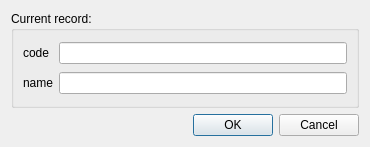
<?xml version="1.0" encoding="UTF-8"?>
<ui version="4.0">
 <class>PositionNewRecordDialog</class>
 <widget class="QDialog" name="PositionNewRecordDialog">
  <property name="geometry">
   <rect>
    <x>0</x>
    <y>0</y>
    <width>370</width>
    <height>147</height>
   </rect>
  </property>
  <property name="windowTitle">
   <string>Dialog</string>
  </property>
  <layout class="QGridLayout" name="gridLayout">
   <item row="0" column="0">
    <widget class="QGroupBox" name="groupBox_6">
     <property name="title">
      <string>Current record:</string>
     </property>
     <layout class="QGridLayout" name="gridLayout_13">
      <item row="0" column="0">
       <widget class="QLabel" name="label_19">
        <property name="text">
         <string>code</string>
        </property>
       </widget>
      </item>
      <item row="0" column="1">
       <widget class="QLineEdit" name="position_code_lineEdit">
        <property name="maxLength">
         <number>6</number>
        </property>
       </widget>
      </item>
      <item row="1" column="0">
       <widget class="QLabel" name="label_20">
        <property name="text">
         <string>name</string>
        </property>
       </widget>
      </item>
      <item row="1" column="1">
       <widget class="QLineEdit" name="position_name_lineEdit">
        <property name="maxLength">
         <number>20</number>
        </property>
       </widget>
      </item>
     </layout>
    </widget>
   </item>
   <item row="1" column="0">
    <widget class="QDialogButtonBox" name="buttonBox">
     <property name="orientation">
      <enum>Qt::Horizontal</enum>
     </property>
     <property name="standardButtons">
      <set>QDialogButtonBox::Cancel|QDialogButtonBox::Ok</set>
     </property>
    </widget>
   </item>
  </layout>
 </widget>
 <resources/>
 <connections>
  <connection>
   <sender>buttonBox</sender>
   <signal>accepted()</signal>
   <receiver>PositionNewRecordDialog</receiver>
   <slot>accept()</slot>
   <hints>
    <hint type="sourcelabel">
     <x>248</x>
     <y>254</y>
    </hint>
    <hint type="destinationlabel">
     <x>157</x>
     <y>274</y>
    </hint>
   </hints>
  </connection>
  <connection>
   <sender>buttonBox</sender>
   <signal>rejected()</signal>
   <receiver>PositionNewRecordDialog</receiver>
   <slot>reject()</slot>
   <hints>
    <hint type="sourcelabel">
     <x>316</x>
     <y>260</y>
    </hint>
    <hint type="destinationlabel">
     <x>286</x>
     <y>274</y>
    </hint>
   </hints>
  </connection>
 </connections>
</ui>
